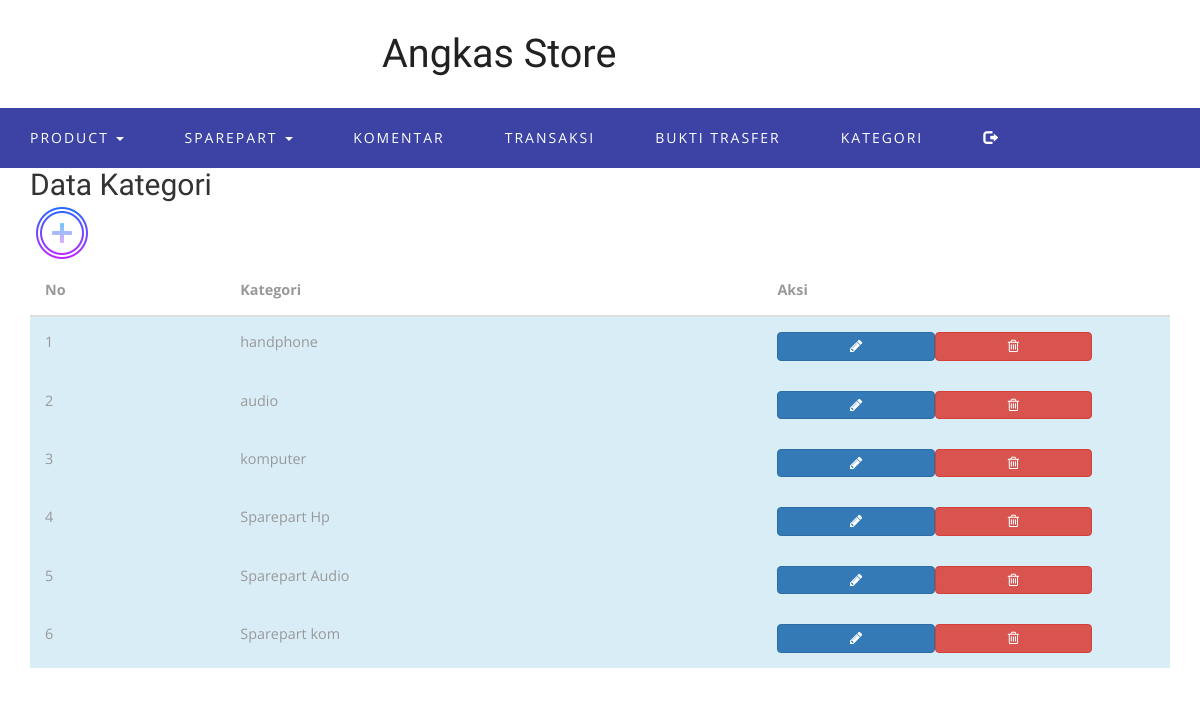
Page /function/admin/halaman.php?page=kategori/data_kategori (signed in) on the committed database.
### tables this page shows
CREATE TABLE `tbl_kategori` (
  `id_kategori` int(11) NOT NULL AUTO_INCREMENT,
  `kategori` varchar(20) DEFAULT NULL,
  PRIMARY KEY (`id_kategori`)
);

### function/admin/kategori/data_kategori.php (the view)
<div class="container">
  <h2>Data Kategori</h2>
							<a href="halaman.php?page=kategori/tambah" style="opacity: 1;"><img src="icon/tambahdata.png" alt=""></a></li>
  <div class="table-responsive">
  <?php
    $koneksi=mysqli_connect('localhost','root','','db_sparepart') or die (mysqli_connect_error());
  $qry=mysqli_query($koneksi,"SELECT * FROM tbl_kategori");
  ?>
    <table class="table">
    <thead>
      <tr>
        <th>No</th>
        <th>Kategori</th>
	      <th>Aksi</th>
      </tr>
    </thead>
    <tbody>
    <?php
	$no=1;
	while($data= mysqli_fetch_array($qry)){
		?>
      <tr class="info">
        <td><?php echo $no++ ?> </td>
        <td><?php echo $data['kategori'] ?></td>
		<td><a href="halaman.php?page=kategori/edit&id=<?php echo $data['id_kategori'] ?>" class="btn btn-primary col-sm-5 fa fa-pencil fa-1x"></a>
			<a href="halaman.php?page=kategori/hapus&id=<?php echo $data['id_kategori'] ?>" class="btn btn-danger col-sm-5 fa fa-trash-o fa-1x"></a>
		</td>
      </tr>
	  <?php } ?>
    </tbody>
  </table>
  </div>
</div>

### rows in the picture
tbl_kategori: kategori "handphone"
tbl_kategori: kategori "audio"
tbl_kategori: kategori "komputer"
tbl_kategori: kategori "Sparepart Hp"
tbl_kategori: kategori "Sparepart Audio"
tbl_kategori: kategori "Sparepart kom"
